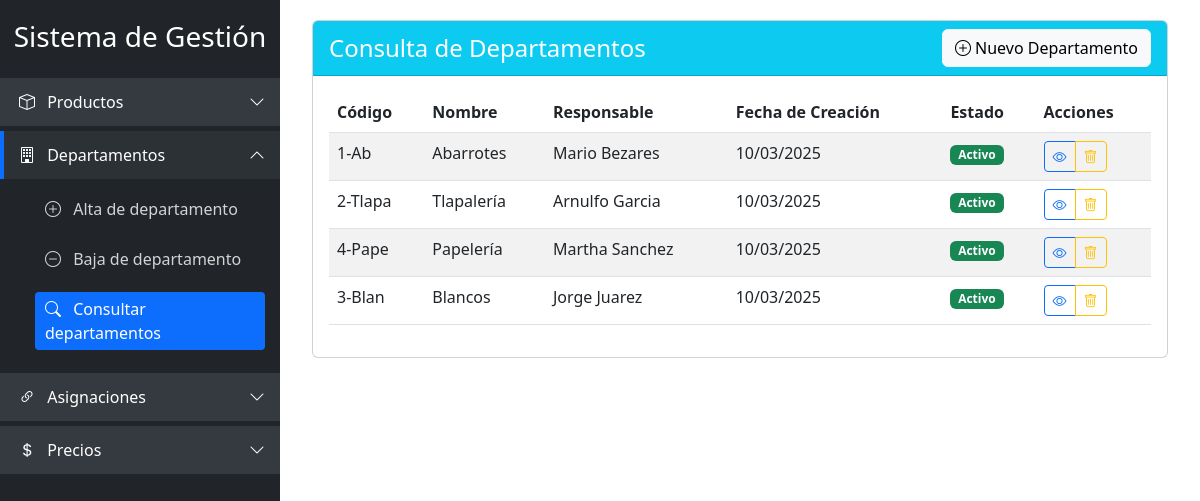
/departamentos/consultar, run on the app's committed database.
### models.py (models this page shows, shortened)
class Departamento(db.Model):
    id = db.Column(db.Integer, primary_key=True)
    codigo = db.Column(db.String(20), unique=True, nullable=False)
    nombre = db.Column(db.String(100), nullable=False)
    responsable = db.Column(db.String(100), nullable=False)
    fecha_creacion = db.Column(db.DateTime, default=datetime.utcnow)
    activo = db.Column(db.Boolean, default=True)

### app.py (the view)
@app.route('/departamentos/consultar')
def consultar_departamentos():
    departamentos = Departamento.query.all()
    return render_template('departamentos/consultar_departamentos.html', departamentos=departamentos)

### templates/departamentos/consultar_departamentos.html (shortened to what this page needs)
{% extends "index.html" %}  {% block content %}
<div class="card">
    <div
        class="card-header bg-info text-white d-flex justify-content-between align-items-center"
    >
        <h4 class="mb-0">Consulta de Departamentos</h4>
        <a href="{{ url_for('alta_departamento') }}" class="btn btn-light">
            <i class="bi bi-plus-circle"></i> Nuevo Departamento
        </a>
    </div>
    <div class="card-body">
        <div class="table-responsive">
            {% if departamentos %}
            <table class="table table-striped table-hover">
                <thead>
                    <tr>
                        <th>Código</th>
                        <th>Nombre</th>
                        <th>Responsable</th>
                        <th>Fecha de Creación</th>
                        <th>Estado</th>
                        <th>Acciones</th>
                    </tr>
                </thead>
                <tbody>
                    {% for departamento in departamentos %}
                    <tr>
                        <td>{{ departamento.codigo }}</td>
                        <td>{{ departamento.nombre }}</td>
                        <td>{{ departamento.responsable }}</td>
                        <td>
                            {{ departamento.fecha_creacion.strftime('%d/%m/%Y') }}
                        </td>
                        <td>
                            {% if departamento.activo %}
                            <span class="badge bg-success">Activo</span>
                            {% else %}
                            <span class="badge bg-danger">Inactivo</span>
                            {% endif %}
                        </td>
                        <td>
                            <div class="btn-group" role="group">
                                <a
                                    href="{{ url_for('renovar_departamento', departamento_id=departamento.id) }}"
                                    class="btn btn-sm btn-outline-primary"
                                >
                                    <i class="bi bi-eye"></i>
                                </a>
                                <a
                                    href="{{ url_for('baja_departamento') }}"
                                    class="btn btn-sm btn-outline-warning"
                                >
                                    <i
                                        class="bi bi-trash"
                                        value="{{ departamento.if }}"
                                    ></i>
                                </a>
                            </div>
                        </td>
                    </tr>
                    {% endfor %}
                </tbody>
            </table>
            {% else %}
            <div class="alert alert-info">
                No hay departamentos registrados en el sistema.
            </div>
            {% endif %}
        </div>
    </div>
</div>
{% endblock %}

### templates/index.html (shortened to what this page needs)
<!doctype html>
<html lang="es">
    <head>
        <link
            href="https://cdn.jsdelivr.net/npm/bootstrap@5.3.0-alpha1/dist/css/bootstrap.min.css"
            rel="stylesheet"
        />
        <link
            rel="stylesheet"
            href="https://cdn.jsdelivr.net/npm/bootstrap-icons@1.10.0/font/bootstrap-icons.css"
        />
        <link rel="stylesheet" href="./../static/styles.css" />
    </head>
    <body>
        <div class="sidebar">
            <div class="text-center mb-4">
                <a class="link-to-home" href="{{ url_for('index') }}">
                    <h3>Sistema de Gestión</h3>
                </a>
            </div>
            <button class="category-button" id="btn-productos">
                <i class="bi bi-box me-2"></i> Productos
                <i class="bi bi-chevron-down toggle-icon"></i>
            </button>
            <button class="category-button" id="btn-departamentos">
                <i class="bi bi-building me-2"></i> Departamentos
                <i class="bi bi-chevron-down toggle-icon"></i>
            </button>
            <ul class="category-menu" id="menu-departamentos">
                <li class="menu-item">
                    <a href="{{ url_for('alta_departamento') }}">
                        <i class="bi bi-plus-circle me-2"></i> Alta de
                        departamento
                    </a>
                </li>
                <li class="menu-item">
                    <a href="{{ url_for('baja_departamento') }}">
                        <i class="bi bi-dash-circle me-2"></i> Baja de
                        departamento
                    </a>
                </li>
                <li class="menu-item">
                    <a href="{{ url_for('consultar_departamentos') }}">
                        <i class="bi bi-search me-2"></i> Consultar
                        departamentos
                    </a>
                </li>
            </ul>
            <button class="category-button" id="btn-asignaciones">
                <i class="bi bi-link-45deg me-2"></i> Asignaciones
                <i class="bi bi-chevron-down toggle-icon"></i>
            </button>
            <button class="category-button" id="btn-precios">
                <i class="bi bi-currency-dollar me-2"></i> Precios
                <i class="bi bi-chevron-down toggle-icon"></i>
            </button>
        </div>
        <div class="main-content">
            <div class="container-fluid">
                <div class="row">
                    <div class="col-12">
                        {% block content %}{% endblock %}
                    </div>
                </div>
            </div>
        </div>
    </body>
</html>

### static/styles.css (style rules this page uses)
body { min-height: 100vh; overflow-x: hidden; }
.sidebar { width: 280px; height: 100vh; position: fixed; top: 0; left: 0; background-color: #212529; padding-top: 20px; color: white; overflow-y: auto; }
.link-to-home:active, .link-to-home:link, .link-to-home:visited { text-decoration: none; color: white; }
.main-content { margin-left: 280px; padding: 20px; }
.category-button { display: block; width: 100%; text-align: left; padding: 12px 15px; background-color: #343a40; color: white; border: none; border-left: 4px solid transparent; margin-bottom: 5px; transition: all 0.3s; position: relative; }
.category-button.active { background-color: #2c3136; color: white; border-left-color: #0d6efd; }
.category-button i.toggle-icon { position: absolute; right: 15px; top: 50%; transform: translateY(-50%); transition: transform 0.3s; }
.category-button.active i.toggle-icon { transform: translateY(-50%) rotate(180deg); }
.category-menu { display: none; padding-left: 0; list-style: none; margin-bottom: 15px; }
.category-menu.show { display: block; }
.menu-item { padding: 8px 15px 8px 35px; }
.menu-item a { color: rgba(255, 255, 255, 0.8); text-decoration: none; display: block; padding: 5px 10px; border-radius: 4px; transition: all 0.2s; }
.menu-item a.active { background-color: #0d6efd; color: white; }

### data on the page
Departamento: codigo "1-Ab", nombre "Abarrotes", responsable "Mario Bezares", fecha_creacion "10/03/2025", activo "Activo"
Departamento: codigo "2-Tlapa", nombre "Tlapalería", responsable "Arnulfo Garcia", fecha_creacion "10/03/2025", activo "Activo"
Departamento: codigo "4-Pape", nombre "Papelería", responsable "Martha Sanchez", fecha_creacion "10/03/2025", activo "Activo"
Departamento: codigo "3-Blan", nombre "Blancos", responsable "Jorge Juarez", fecha_creacion "10/03/2025", activo "Activo"
